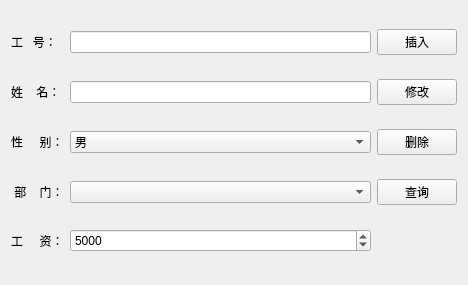
<?xml version="1.0" encoding="UTF-8"?>
<ui version="4.0">
 <class>Widget</class>
 <widget class="QWidget" name="Widget">
  <property name="geometry">
   <rect>
    <x>0</x>
    <y>0</y>
    <width>468</width>
    <height>285</height>
   </rect>
  </property>
  <property name="windowTitle">
   <string>SqlQuery</string>
  </property>
  <layout class="QGridLayout" name="gridLayout">
   <item row="0" column="0">
    <widget class="QLabel" name="label">
     <property name="text">
      <string>工   号：</string>
     </property>
    </widget>
   </item>
   <item row="0" column="1">
    <widget class="QLineEdit" name="editEmpNo"/>
   </item>
   <item row="0" column="2">
    <widget class="QPushButton" name="btnInsert">
     <property name="text">
      <string>插入</string>
     </property>
    </widget>
   </item>
   <item row="1" column="0">
    <widget class="QLabel" name="label_2">
     <property name="text">
      <string>姓    名：</string>
     </property>
    </widget>
   </item>
   <item row="1" column="1">
    <widget class="QLineEdit" name="editEmpName"/>
   </item>
   <item row="1" column="2">
    <widget class="QPushButton" name="btnUpdate">
     <property name="text">
      <string>修改</string>
     </property>
    </widget>
   </item>
   <item row="2" column="0">
    <widget class="QLabel" name="label_3">
     <property name="text">
      <string>性     别：</string>
     </property>
    </widget>
   </item>
   <item row="2" column="1">
    <widget class="QComboBox" name="cmbGender">
     <item>
      <property name="text">
       <string>男</string>
      </property>
     </item>
     <item>
      <property name="text">
       <string>女</string>
      </property>
     </item>
    </widget>
   </item>
   <item row="2" column="2">
    <widget class="QPushButton" name="btnDelete">
     <property name="text">
      <string>删除</string>
     </property>
    </widget>
   </item>
   <item row="3" column="0">
    <widget class="QLabel" name="label_4">
     <property name="text">
      <string> 部    门：</string>
     </property>
    </widget>
   </item>
   <item row="3" column="1">
    <widget class="QComboBox" name="cmbDeptId"/>
   </item>
   <item row="3" column="2">
    <widget class="QPushButton" name="btnSelect">
     <property name="text">
      <string>查询</string>
     </property>
    </widget>
   </item>
   <item row="4" column="0">
    <widget class="QLabel" name="label_5">
     <property name="text">
      <string>工     资：</string>
     </property>
    </widget>
   </item>
   <item row="4" column="1">
    <widget class="QSpinBox" name="spinBoxSalary">
     <property name="suffix">
      <string/>
     </property>
     <property name="minimum">
      <number>3000</number>
     </property>
     <property name="maximum">
      <number>99999</number>
     </property>
     <property name="singleStep">
      <number>1</number>
     </property>
     <property name="value">
      <number>5000</number>
     </property>
    </widget>
   </item>
  </layout>
 </widget>
 <resources/>
 <connections/>
</ui>
